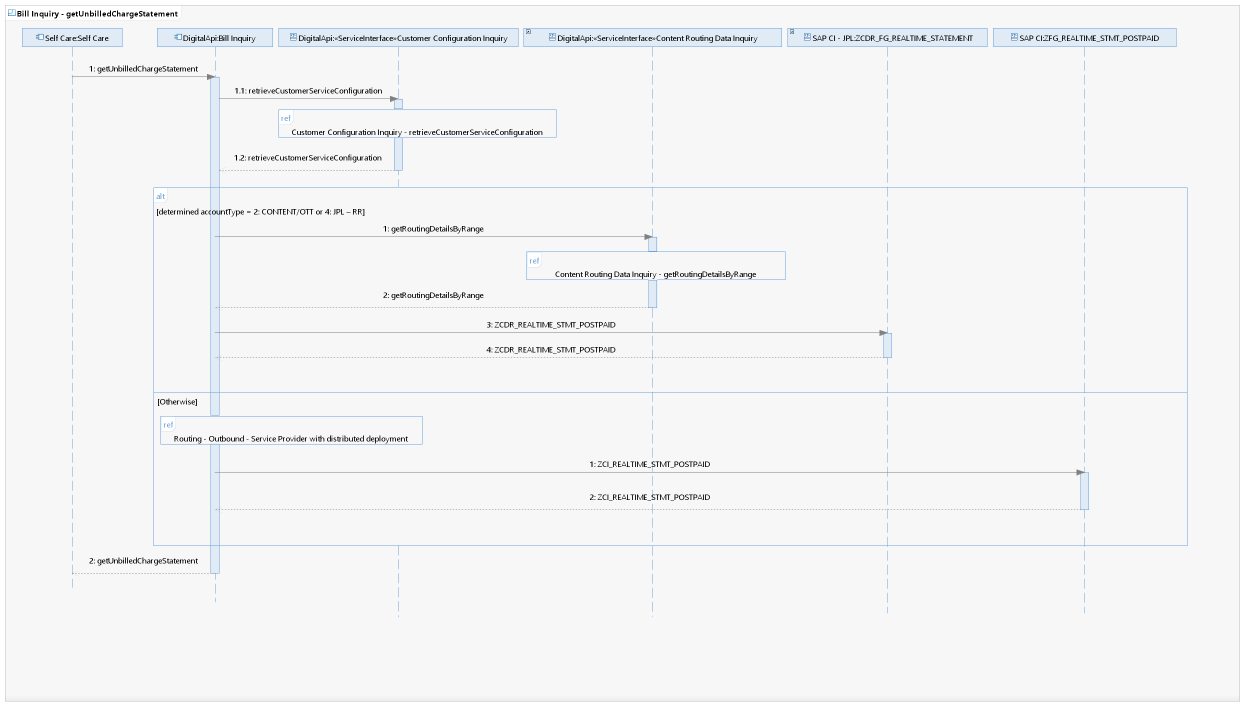
#> input picture uploads/10dd636e-124d-4455-8b4c-44340255ec11.png, 2490 x 1413 px (shown at 1/2 size)
$ python -i preprocessing.py   (imports and definitions only)
#> lines starting #> are read from the running program, lines starting #| are printed output that depends on the picture; after the words box and inside, x2 and y2 are one past the last pixel; in counts of white or black regions, pixels touching at a corner belong together
"""Image Preprocessing for OCR"""
import numpy as np
import cv2
from skimage import exposure, filters
from typing import Optional, Tuple


class ImagePreprocessor:
    """Preprocess images for improved OCR accuracy"""

    @staticmethod
    def grayscale(image: np.ndarray) -> np.ndarray:
        """Convert image to grayscale"""
        if len(image.shape) == 3:
            return cv2.cvtColor(image, cv2.COLOR_BGR2GRAY)
        return image

    @staticmethod
    def denoise(image: np.ndarray, method: str = "bilateralFilter") -> np.ndarray:
        """
        Apply denoising to image

        Args:
            image: Input image
            method: Denoising method ('bilateralFilter', 'morphological', 'gaussian')

        Returns:
            Denoised image
        """
        if method == "bilateralFilter":
            return cv2.bilateralFilter(image, 9, 75, 75)
        elif method == "morphological":
            kernel = cv2.getStructuringElement(cv2.MORPH_ELLIPSE, (5, 5))
            opening = cv2.morphologyEx(image, cv2.MORPH_OPEN, kernel)
            return cv2.morphologyEx(opening, cv2.MORPH_CLOSE, kernel)
        elif method == "gaussian":
            return cv2.GaussianBlur(image, (5, 5), 0)
        return image

    @staticmethod
    def thresholding(image: np.ndarray, method: str = "otsu") -> np.ndarray:
        """
        Apply thresholding to image

        Args:
            image: Input image (grayscale)
            method: Thresholding method ('otsu', 'adaptive', 'binary')

        Returns:
            Thresholded image
        """
        if len(image.shape) == 3:
            image = cv2.cvtColor(image, cv2.COLOR_BGR2GRAY)

        if method == "otsu":
            _, thresh = cv2.threshold(image, 0, 255, cv2.THRESH_BINARY + cv2.THRESH_OTSU)
            return thresh
        elif method == "adaptive":
            return cv2.adaptiveThreshold(
                image, 255, cv2.ADAPTIVE_THRESH_GAUSSIAN_C,
                cv2.THRESH_BINARY, 11, 2
            )
        elif method == "binary":
            _, thresh = cv2.threshold(image, 127, 255, cv2.THRESH_BINARY)
            return thresh
        return image

    @staticmethod
    def deskew(image: np.ndarray) -> np.ndarray:
        """Deskew image using moments"""
        if len(image.shape) == 3:
            gray = cv2.cvtColor(image, cv2.COLOR_BGR2GRAY)
        else:
            gray = image

        # Get text contours
        _, thresh = cv2.threshold(gray, 0, 255, cv2.THRESH_BINARY + cv2.THRESH_OTSU)
        contours, _ = cv2.findContours(thresh, cv2.RETR_EXTERNAL, cv2.CHAIN_APPROX_SIMPLE)

        if not contours:
            return image

        # Get largest contour
        cnt = max(contours, key=cv2.contourArea)
        rect = cv2.minAreaRect(cnt)
        angle = rect[2]

        if angle < -45:
            angle = 90 + angle

        h, w = image.shape[:2]
        center = (w // 2, h // 2)
        rot_matrix = cv2.getRotationMatrix2D(center, angle, 1.0)

        return cv2.warpAffine(
            image, rot_matrix, (w, h),
            borderMode=cv2.BORDER_REPLICATE
        )

    @staticmethod
    def resize(image: np.ndarray, scale: float = 2.0) -> np.ndarray:
        """Resize image for better OCR"""
        h, w = image.shape[:2]
        new_w = int(w * scale)
        new_h = int(h * scale)
        return cv2.resize(image, (new_w, new_h), interpolation=cv2.INTER_CUBIC)

    @staticmethod
    def enhance_contrast(image: np.ndarray, method: str = "clahe") -> np.ndarray:
        """
        Enhance image contrast

        Args:
            image: Input image
            method: Enhancement method ('clahe', 'histogram')

        Returns:
            Enhanced image
        """
        if len(image.shape) == 3:
            image = cv2.cvtColor(image, cv2.COLOR_BGR2GRAY)

        if method == "clahe":
            clahe = cv2.createCLAHE(clipLimit=2.0, tileGridSize=(8, 8))
            return clahe.apply(image)
        elif method == "histogram":
            return cv2.equalizeHist(image)
        return image

    @staticmethod
    def remove_borders(image: np.ndarray, border_size: int = 10) -> np.ndarray:
        """Remove borders from image"""
        h, w = image.shape[:2]
        return image[border_size:h-border_size, border_size:w-border_size]

    @staticmethod
    def preprocess_pipeline(
        image: np.ndarray,
        deskew: bool = True,
        denoise: bool = True,
        contrast_enhance: bool = True,
        threshold: bool = False,
        resize_scale: Optional[float] = None,
    ) -> np.ndarray:
        """
        Full preprocessing pipeline for OCR

        Args:
            image: Input image
            deskew: Whether to deskew
            denoise: Whether to denoise
            contrast_enhance: Whether to enhance contrast
            threshold: Whether to apply thresholding
            resize_scale: Scale factor for resizing (default: 2.0)

        Returns:
            Preprocessed image
        """
        result = image.copy()

        # Convert to grayscale
        result = ImagePreprocessor.grayscale(result)

        # Remove borders
        result = ImagePreprocessor.remove_borders(result, border_size=5)

        # Deskew if needed
        if deskew:
            result = ImagePreprocessor.deskew(result)

        # Denoise if needed
        if denoise:
            result = ImagePreprocessor.denoise(result, method="bilateralFilter")

        # Enhance contrast
        if contrast_enhance:
            result = ImagePreprocessor.enhance_contrast(result, method="clahe")

        # Apply thresholding
        if threshold:
            result = ImagePreprocessor.thresholding(result, method="otsu")

        # Resize if needed
        if resize_scale:
            result = ImagePreprocessor.resize(result, scale=resize_scale)

        return result

>>> import cv2
>>> picture = cv2.imread('../../../uploads/10dd636e-124d-4455-8b4c-44340255ec11.png')
#> picture is the input picture: shape (1413, 2490, 3); mean B, G, R 245, 244.3, 243.7
>>> result = ImagePreprocessor().preprocess_pipeline(picture)
#> in remove_borders, `return image[border_size:h-border_size, border_size:w-border_size]`:
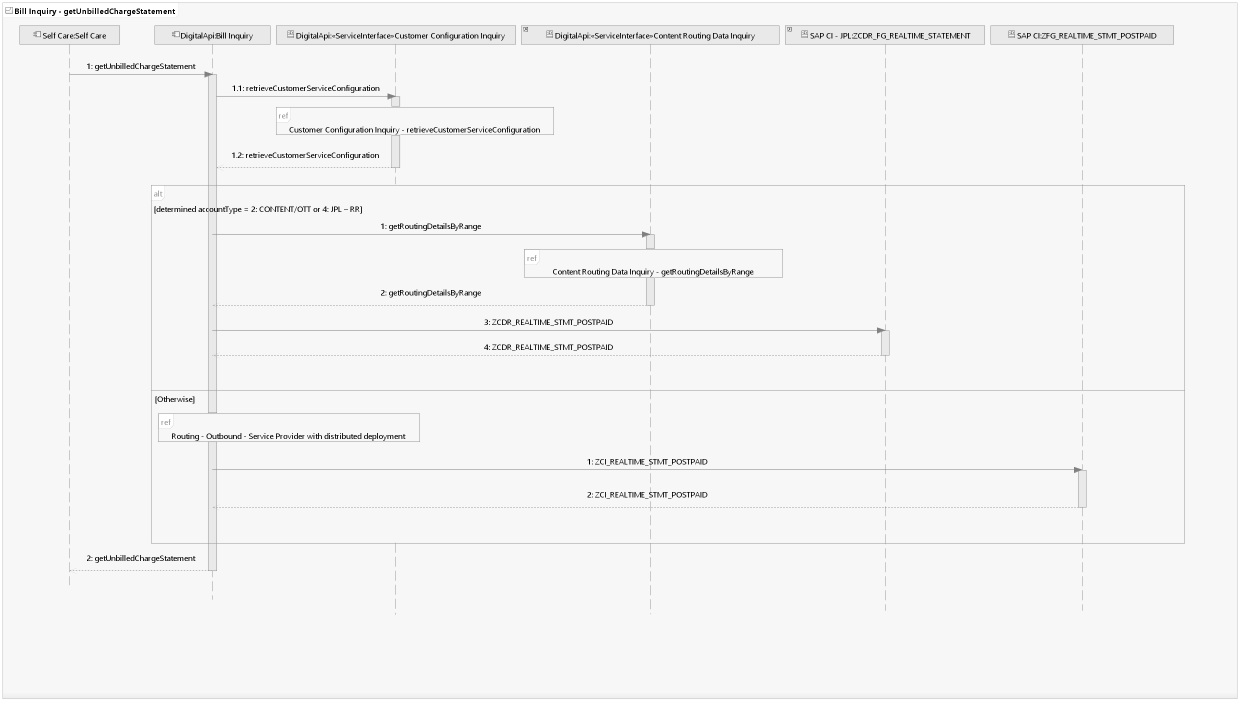
#> returned value: shape (1403, 2480) (shown at 1/2 size); min 0, max 255, mean 244.1
#> in deskew, `_, thresh = cv2.threshold(gray, 0, 255, cv2.THRESH_BINARY + cv2.THRESH..`: thresh: shape (1403, 2480); 98.4% white; black in thin lines or dots, all inside (x1, y1, x2, y2) = (11, 14, 2370, 1229)
#> in deskew, `contours, _ = cv2.findContours(thresh, cv2.RETR_EXTERNAL, cv2.CHAIN_AP..`: contours = [[[0, 0], [0, 1402], [2479, 1402], [2479, 0]]]
#> in deskew, `cnt = max(contours, key=cv2.contourArea)`: cnt = [[0, 0], [0, 1402], [2479, 1402], [2479, 0]]
#> in deskew, `rect = cv2.minAreaRect(cnt)`: rect = ((1239.5, 701), (1402, 2479), -90)
#> in deskew, `angle = rect[2]`: angle = -90
#> in deskew, `angle = 90 + angle`: angle = 0
#> in deskew, `rot_matrix = cv2.getRotationMatrix2D(center, angle, 1.0)`: rot_matrix = [[1, 0, 0], [0, 1, 0]]

$ run again, on uploads/193e79c6-a207-48af-99d3-8147c55f26f1.png
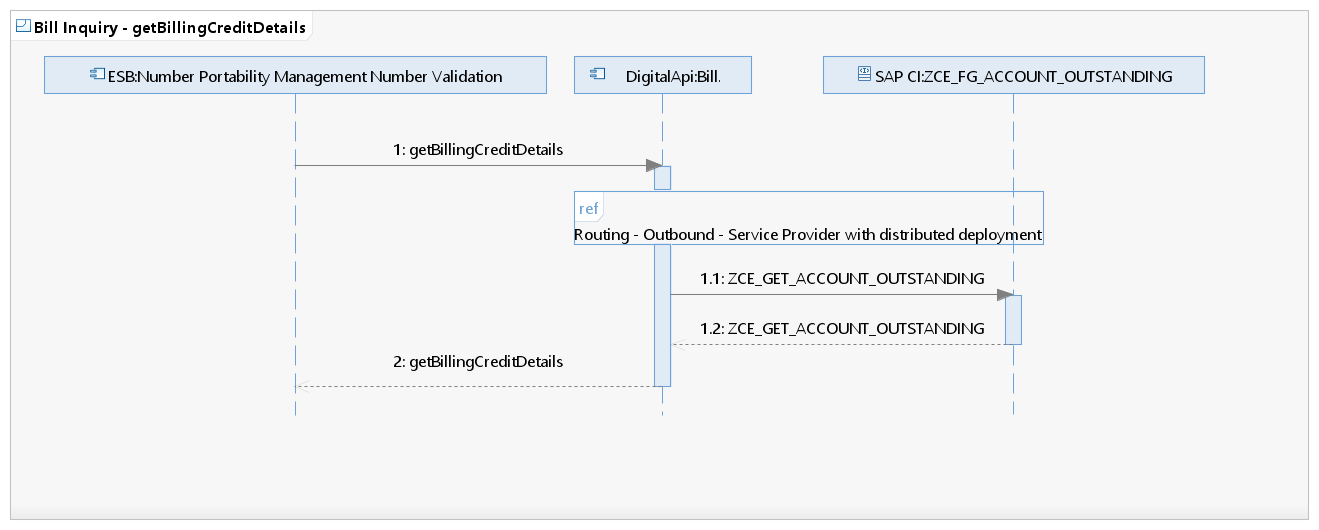
#> input picture uploads/193e79c6-a207-48af-99d3-8147c55f26f1.png, 1319 x 530 px
#> picture is the input picture: shape (530, 1319, 3); mean B, G, R 243.4, 242.5, 241.6
#> in deskew, `_, thresh = cv2.threshold(gray, 0, 255, cv2.THRESH_BINARY + cv2.THRESH..`:
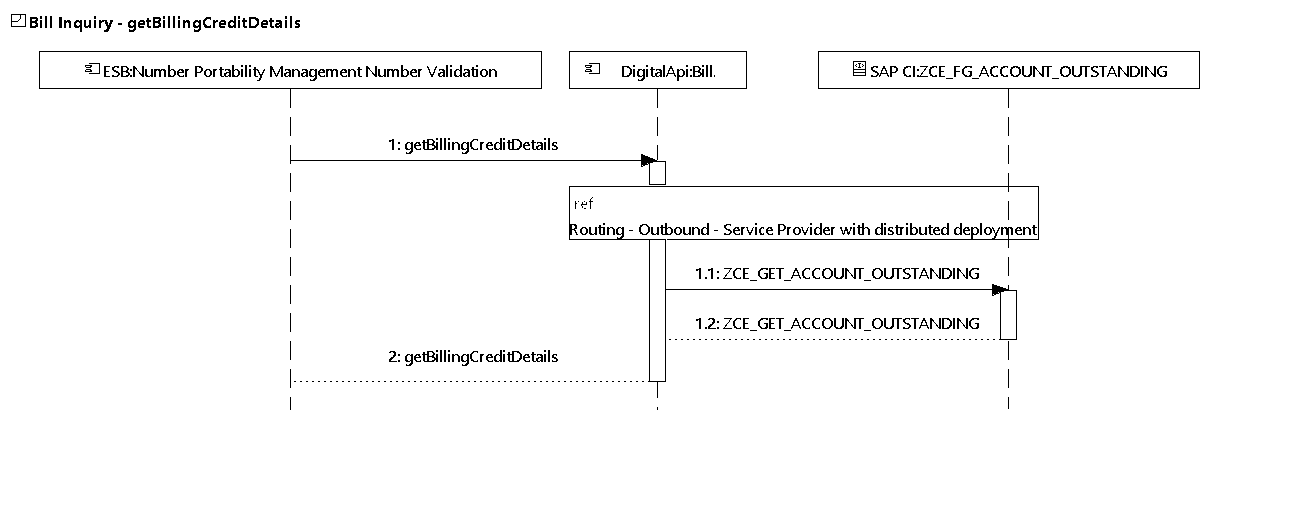
#> thresh: shape (520, 1309); 97.7% white; black in thin lines or dots, all inside (x1, y1, x2, y2) = (11, 14, 1200, 410)
#> contours = [[[0, 0], [0, 519], [1308, 519], [1308, 0]]]
#> cnt = [[0, 0], [0, 519], [1308, 519], [1308, 0]]
#> rect = ((654, 259.5), (519, 1308), -90)
#> in deskew, `angle = rect[2]`: angle = -90
#> in deskew, `angle = 90 + angle`: angle = 0
#> rot_matrix = [[1, 0, 0], [0, 1, 0]]
#> in enhance_contrast, `return clahe.apply(image)`:
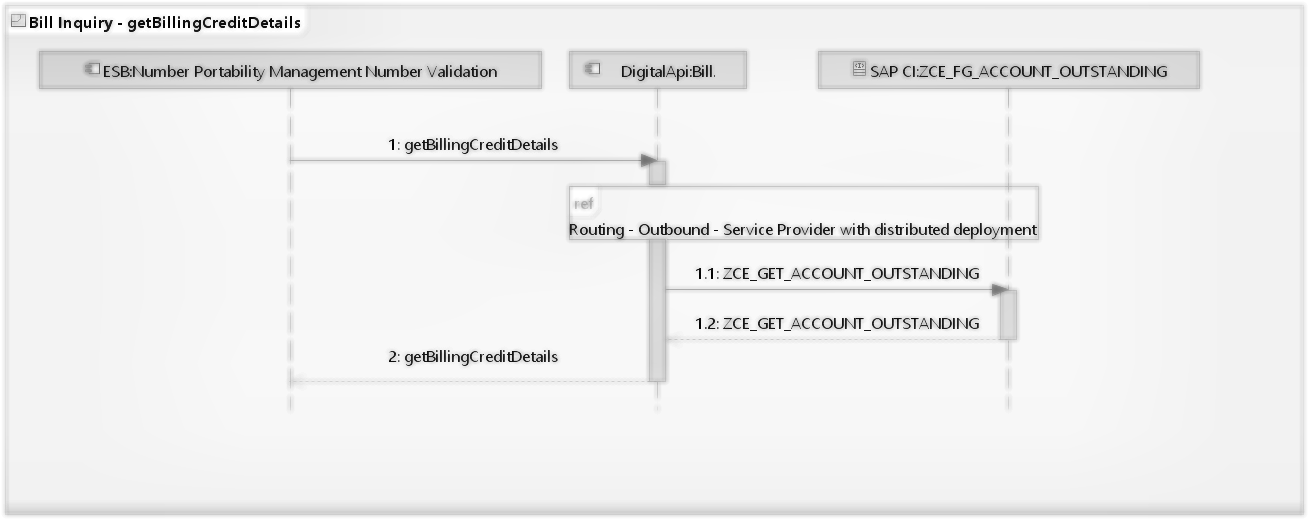
#> returned value: shape (520, 1309); min 2, max 255, mean 238.6

$ run again, on uploads/218a9868-38ce-4147-8df8-eed53a83744e.png
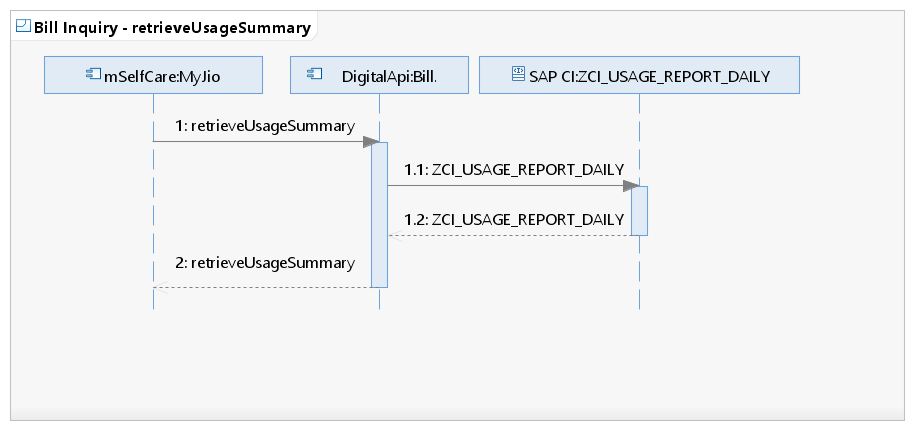
#> input picture uploads/218a9868-38ce-4147-8df8-eed53a83744e.png, 915 x 431 px
#> picture is the input picture: shape (431, 915, 3); mean B, G, R 243.1, 242.1, 241
#> in deskew, `_, thresh = cv2.threshold(gray, 0, 255, cv2.THRESH_BINARY + cv2.THRESH..`:
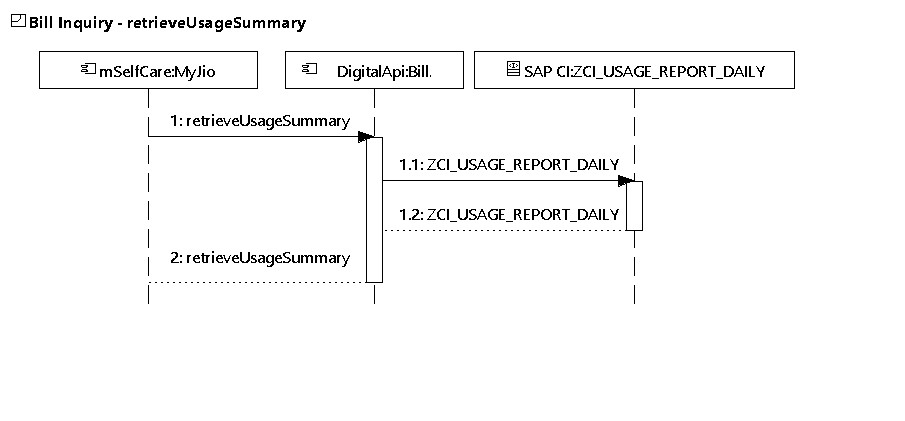
#> thresh: shape (421, 905); 97.5% white; black in thin lines or dots, all inside (x1, y1, x2, y2) = (11, 14, 795, 304)
#> contours = [[[0, 0], [0, 420], [904, 420], [904, 0]]]
#> cnt = [[0, 0], [0, 420], [904, 420], [904, 0]]
#> rect = ((452, 210), (420, 904), -90)
#> in deskew, `angle = rect[2]`: angle = -90
#> in deskew, `angle = 90 + angle`: angle = 0
#> rot_matrix = [[1, 0, 0], [0, 1, 0]]
#> in enhance_contrast, `return clahe.apply(image)`:
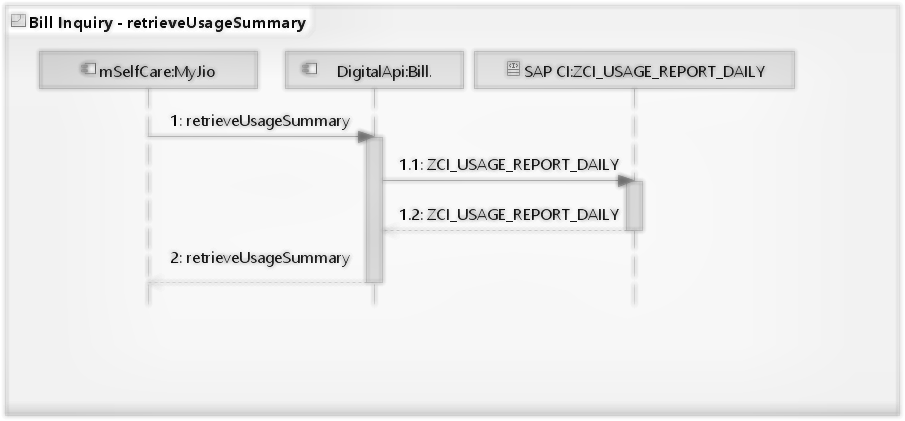
#> returned value: shape (421, 905); min 3, max 255, mean 237.8
